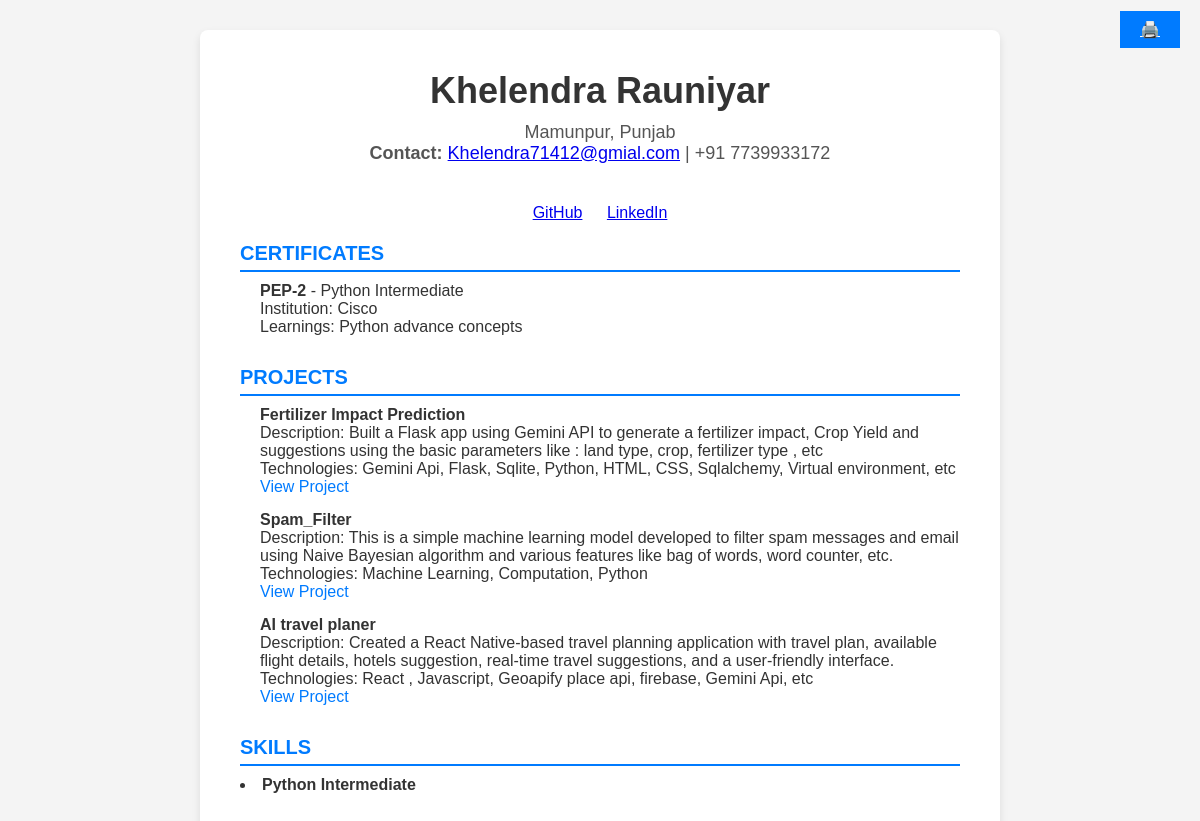
The page /cv on the database its author committed.
### tables this page shows
CREATE TABLE certificates (
                        id INTEGER PRIMARY KEY AUTOINCREMENT,
                        certificate_name TEXT NOT NULL,
                        skills TEXT NOT NULL,
                        institution TEXT NOT NULL,
                        learnings TEXT NOT NULL
                    );

CREATE TABLE projects (
                        id INTEGER PRIMARY KEY AUTOINCREMENT,
                        project_name TEXT NOT NULL,
                        description TEXT NOT NULL,
                        technologies TEXT NOT NULL,
                        link TEXT NOT NULL
                    );

### app.py (the view)
@app.route('/cv')
def cv():
    conn = sqlite3.connect('portfolio.db')
    cursor = conn.cursor()
    cursor.execute('SELECT certificate_name, skills, institution, learnings FROM certificates')
    certificates = cursor.fetchall()
    cursor.execute('SELECT project_name, description, technologies, link FROM projects')
    projects = cursor.fetchall()
    conn.close()
    personal_info = {
        'name': 'Khelendra Rauniyar',  # Replace with dynamic data or hard-coded for testing
        'address': 'Mamunpur, Punjab',
        'contact_email': 'Khelendra71412@gmial.com',
        'contact_phone': '+91 7739933172'
    }
    return render_template('cv.html', name=personal_info['name'],
                           address=personal_info['address'],
                           contact_email=personal_info['contact_email'],
                           contact_phone=personal_info['contact_phone'],
                           certificates=certificates,
                           projects=projects)

### templates/cv.html (shortened to what this page needs)
<!DOCTYPE html>
<html lang="en">
<head>
    <link rel="stylesheet" href="{{ url_for('static', filename='css/cv.css') }}">
</head>
<body>
<div class="cv-container">
    <div class="action-dropdown">
        <a href="#" id="printCv" class="dropdown-btn" onclick="window.print();">
            🖨️
        </a>
    </div>
    <div class="cv-header text-center mb-4">
        <h1>{{ name }}</h1>
        <p>{{ address }}</p>
        <p><strong>Contact:</strong> <a href="mailto:{{ contact_email }}">{{ contact_email }}</a> | {{ contact_phone }}</p>
    </div>
    <div class="extra-links text-center mb-4">
        <a href="https://github.com/Khelendrarauniyar" class="btn btn-dark m-2" target="_blank">GitHub</a>
        <a href="https://www.linkedin.com/in/khelendra-rauniyar-4a0424257/" class="btn btn-info m-2" target="_blank">LinkedIn</a>
    </div>
    <div class="cv-section">
        <h3 class="section-title">Certificates</h3>
        {% if certificates %}
            <ul class="list-unstyled">
                {% for certificate in certificates %}
                    <li>
                        <strong>{{ certificate[0] }}</strong> - {{ certificate[1] }} <br>
                        Institution: {{ certificate[2] }} <br>
                        Learnings: {{ certificate[3] }}
                    </li>
                {% endfor %}
            </ul>
        {% else %}
            <p>No certificates added yet.</p>
        {% endif %}
    </div>
    <div class="cv-section">
        <h3 class="section-title">Projects</h3>
        {% if projects %}
            <ul class="list-unstyled">
                {% for project in projects %}
                    <li>
                        <strong>{{ project[0] }}</strong><br>
                        Description: {{ project[1] }}<br>
                        Technologies: {{ project[2] }}<br>
                        <a href="{{ project[3] }}" target="_blank">View Project</a>
                    </li>
                {% endfor %}
            </ul>
        {% else %}
            <p>No projects added yet.</p>
        {% endif %}
    </div>
    <div class="cv-section">
        <h3 class="section-title">Skills</h3>
        {% for skill in certificates %}
        <li>
            <strong>{{ skill[1] }}</strong><br>
        </li>
        {% endfor %}
    </div>
</div>
</body>
</html>

### static/css/cv.css (style rules this page uses)
* { margin: 0; padding: 0; box-sizing: border-box; }
body { font-family: 'Arial', sans-serif; background-color: #f4f4f4; color: #333; padding: 30px; }
.cv-container { background-color: #fff; padding: 40px; max-width: 800px; margin: 0 auto; border-radius: 8px; box-shadow: 0 4px 8px rgba(0, 0, 0, 0.1); }
.action-dropdown { position: absolute; top: 20px; right: 20px; }
.cv-header { text-align: center; margin-bottom: 40px; }
.cv-header h1 { font-size: 36px; font-weight: bold; color: #333; margin-bottom: 10px; }
.cv-header p { font-size: 18px; color: #555; }
.section-title { text-transform: uppercase; font-weight: bold; font-size: 20px; color: #007bff; margin-bottom: 10px; border-bottom: 2px solid #007bff; padding-bottom: 5px; }
.cv-section { margin-bottom: 30px; }
ul { list-style-type: none; padding-left: 20px; }
ul li { margin-bottom: 15px; }
ul li strong { font-weight: bold; color: #333; }
ul li a { text-decoration: none; color: #007bff; }
.extra-links { text-align: center; margin: 20px 0; }
.extra-links .btn { margin: 0 10px; font-size: 16px; }
.dropdown-btn { background-color: #007bff; color: white; padding: 10px 20px; border: none; cursor: pointer; font-size: 16px; }

### rows shown on the page
certificates: certificate_name "PEP-2", skills "Python Intermediate", institution "Cisco", learnings "Python advance concepts"
projects: project_name "Fertilizer Impact Prediction", description "Built a Flask app using Gemini API to generate a fertilizer impact, Crop Yield and suggestions using the basic parameters like : land type, crop, fertilizer type , etc", technologies "Gemini Api, Flask, Sqlite, Python, HTML, CSS, Sqlalchemy, Virtual environment, etc"
projects: project_name "Spam_Filter", description "This is a simple machine learning model developed to filter spam messages and email using Naive Bayesian algorithm and various features like bag of words, word counter, etc.", technologies "Machine Learning, Computation, Python"
projects: project_name "AI travel planer", description "Created a React Native-based travel planning application with travel plan, available flight details, hotels suggestion, real-time travel suggestions, and a user-friendly interface.", technologies "React , Javascript, Geoapify place api, firebase, Gemini Api, etc"

### other values the page prints
{{ name }} "Khelendra Rauniyar"
{{ address }} "Mamunpur, Punjab"
{{ contact_email }} "Khelendra71412@gmial.com"
{{ contact_phone }} "+91 7739933172"
